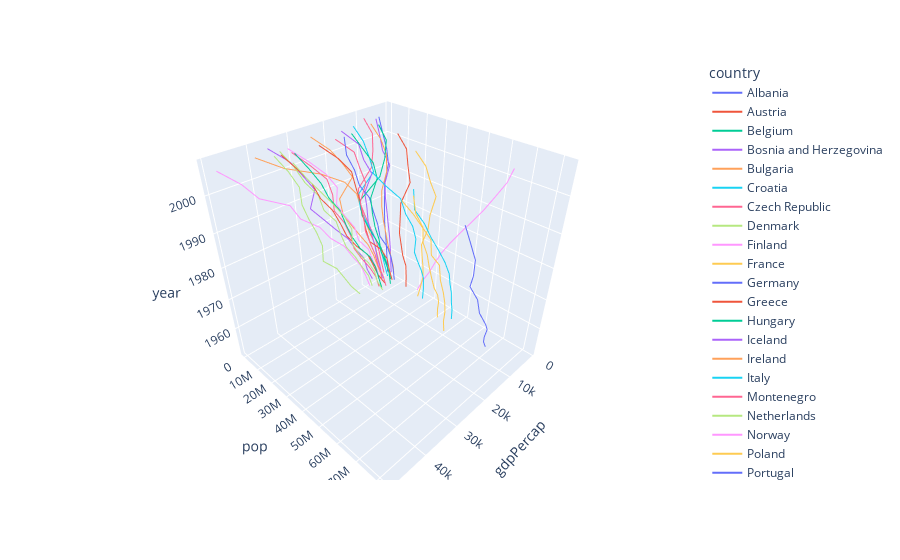

Notebook code for this chart:
### Code cell
df = px.data.gapminder().query("continent=='Europe'")
fig = px.line_3d(df, x="gdpPercap", y="pop", z="year", color='country')
fig.show()

### Figure 1 — Plotly figure (JSON) as saved in the notebook; plotly's stock layout.template omitted (floating-point values rounded to 4 significant figures)
{"data": [{"hovertemplate": "country=Albania<br>gdpPercap=%{x}<br>pop=%{y}<br>year=%{z}<extra></extra>", "legendgroup": "Albania", "line": {"color": "#636efa", "dash": "solid"}, "marker": {"symbol": "circle"}, "mode": "lines", "name": "Albania", "scene": "scene", "showlegend": true, "type": "scatter3d", "x": [1601.0, 1942.0, 2313.0, 2760.0, 3313.0, 3533.0, 3631.0, 3739.0, 2497.0, 3193.0, 4604.0, 5937.0], "y": [1282697, 1476505, 1728137, 1984060, 2263554, 2509048, 2780097, 3075321, 3326498, 3428038, 3508512, 3600523], "z": [1952, 1957, 1962, 1967, 1972, 1977, 1982, 1987, 1992, 1997, 2002, 2007]}, {"hovertemplate": "country=Austria<br>gdpPercap=%{x}<br>pop=%{y}<br>year=%{z}<extra></extra>", "legendgroup": "Austria", "line": {"color": "#EF553B", "dash": "solid"}, "marker": {"symbol": "circle"}, "mode": "lines", "name": "Austria", "scene": "scene", "showlegend": true, "type": "scatter3d", "x": [6137.0, 8843.0, 10750.0, 12830.0, 16660.0, 19750.0, 21600.0, 23690.0, 27040.0, 29100.0, 32420.0, 36130.0], "y": [6927772, 6965860, 7129864, 7376998, 7544201, 7568430, 7574613, 7578903, 7914969, 8069876, 8148312, 8199783], "z": [1952, 1957, 1962, 1967, 1972, 1977, 1982, 1987, 1992, 1997, 2002, 2007]}, {"hovertemplate": "country=Belgium<br>gdpPercap=%{x}<br>pop=%{y}<br>year=%{z}<extra></extra>", "legendgroup": "Belgium", "line": {"color": "#00cc96", "dash": "solid"}, "marker": {"symbol": "circle"}, "mode": "lines", "name": "Belgium", "scene": "scene", "showlegend": true, "type": "scatter3d", "x": [8343.0, 9715.0, 10990.0, 13150.0, 16670.0, 19120.0, 20980.0, 22530.0, 25580.0, 27560.0, 30490.0, 33690.0], "y": [8730405, 8989111, 9218400, 9556500, 9709100, 9821800, 9856303, 9870200, 10045622, 10199787, 10311970, 10392226], "z": [1952, 1957, 1962, 1967, 1972, 1977, 1982, 1987, 1992, 1997, 2002, 2007]}, {"hovertemplate": "country=Bosnia and Herzegovina<br>gdpPercap=%{x}<br>pop=%{y}<br>year=%{z}<extra></extra>", "legendgroup": "Bosnia and Herzegovina", "line": {"color": "#ab63fa", "dash": "solid"}, "marker": {"symbol": "circle"}, "mode": "lines", "name": "Bosnia and Herzegovina", "scene": "scene", "showlegend": true, "type": "scatter3d", "x": [973.5, 1354.0, 1710.0, 2172.0, 2860.0, 3528.0, 4127.0, 4314.0, 2547.0, 4766.0, 6019.0, 7446.0], "y": [2791000, 3076000, 3349000, 3585000, 3819000, 4086000, 4172693, 4338977, 4256013, 3607000, 4165416, 4552198], "z": [1952, 1957, 1962, 1967, 1972, 1977, 1982, 1987, 1992, 1997, 2002, 2007]}, {"hovertemplate": "country=Bulgaria<br>gdpPercap=%{x}<br>pop=%{y}<br>year=%{z}<extra></extra>", "legendgroup": "Bulgaria", "line": {"color": "#FFA15A", "dash": "solid"}, "marker": {"symbol": "circle"}, "mode": "lines", "name": "Bulgaria", "scene": "scene", "showlegend": true, "type": "scatter3d", "x": [2444.0, 3009.0, 4254.0, 5577.0, 6597.0, 7612.0, 8224.0, 8240.0, 6303.0, 5970.0, 7697.0, 10680.0], "y": [7274900, 7651254, 8012946, 8310226, 8576200, 8797022, 8892098, 8971958, 8658506, 8066057, 7661799, 7322858], "z": [1952, 1957, 1962, 1967, 1972, 1977, 1982, 1987, 1992, 1997, 2002, 2007]}, {"hovertemplate": "country=Croatia<br>gdpPercap=%{x}<br>pop=%{y}<br>year=%{z}<extra></extra>", "legendgroup": "Croatia", "line": {"color": "#19d3f3", "dash": "solid"}, "marker": {"symbol": "circle"}, "mode": "lines", "name": "Croatia", "scene": "scene", "showlegend": true, "type": "scatter3d", "x": [3119.0, 4338.0, 5478.0, 6960.0, 9164.0, 11310.0, 13220.0, 13820.0, 8448.0, 9876.0, 11630.0, 14620.0], "y": [3882229, 3991242, 4076557, 4174366, 4225310, 4318673, 4413368, 4484310, 4494013, 4444595, 4481020, 4493312], "z": [1952, 1957, 1962, 1967, 1972, 1977, 1982, 1987, 1992, 1997, 2002, 2007]}, {"hovertemplate": "country=Czech Republic<br>gdpPercap=%{x}<br>pop=%{y}<br>year=%{z}<extra></extra>", "legendgroup": "Czech Republic", "line": {"color": "#FF6692", "dash": "solid"}, "marker": {"symbol": "circle"}, "mode": "lines", "name": "Czech Republic", "scene": "scene", "showlegend": true, "type": "scatter3d", "x": [6876.0, 8256.0, 10140.0, 11400.0, 13110.0, 14800.0, 15380.0, 16310.0, 14300.0, 16050.0, 17600.0, 22830.0], "y": [9125183, 9513758, 9620282, 9835109, 9862158, 10161915, 10303704, 10311597, 10315702, 10300707, 10256295, 10228744], "z": [1952, 1957, 1962, 1967, 1972, 1977, 1982, 1987, 1992, 1997, 2002, 2007]}, {"hovertemplate": "country=Denmark<br>gdpPercap=%{x}<br>pop=%{y}<br>year=%{z}<extra></extra>", "legendgroup": "Denmark", "line": {"color": "#B6E880", "dash": "solid"}, "marker": {"symbol": "circle"}, "mode": "lines", "name": "Denmark", "scene": "scene", "showlegend": true, "type": "scatter3d", "x": [9692.0, 11100.0, 13580.0, 15940.0, 18870.0, 20420.0, 21690.0, 25120.0, 26410.0, 29800.0, 32170.0, 35280.0], "y": [4334000, 4487831, 4646899, 4838800, 4991596, 5088419, 5117810, 5127024, 5171393, 5283663, 5374693, 5468120], "z": [1952, 1957, 1962, 1967, 1972, 1977, 1982, 1987, 1992, 1997, 2002, 2007]}, {"hovertemplate": "country=Finland<br>gdpPercap=%{x}<br>pop=%{y}<br>year=%{z}<extra></extra>", "legendgroup": "Finland", "line": {"color": "#FF97FF", "dash": "solid"}, "marker": {"symbol": "circle"}, "mode": "lines", "name": "Finland", "scene": "scene", "showlegend": true, "type": "scatter3d", "x": [6425.0, 7545.0, 9372.0, 10920.0, 14360.0, 15610.0, 18530.0, 21140.0, 20650.0, 23720.0, 28200.0, 33210.0], "y": [4090500, 4324000, 4491443, 4605744, 4639657, 4738902, 4826933, 4931729, 5041039, 5134406, 5193039, 5238460], "z": [1952, 1957, 1962, 1967, 1972, 1977, 1982, 1987, 1992, 1997, 2002, 2007]}, {"hovertemplate": "country=France<br>gdpPercap=%{x}<br>pop=%{y}<br>year=%{z}<extra></extra>", "legendgroup": "France", "line": {"color": "#FECB52", "dash": "solid"}, "marker": {"symbol": "circle"}, "mode": "lines", "name": "France", "scene": "scene", "showlegend": true, "type": "scatter3d", "x": [7030.0, 8663.0, 10560.0, 13000.0, 16110.0, 18290.0, 20290.0, 22070.0, 24700.0, 25890.0, 28930.0, 30470.0], "y": [42459667, 44310863, 47124000, 49569000, 51732000, 53165019, 54433565, 55630100, 57374179, 58623428, 59925035, 61083916], "z": [1952, 1957, 1962, 1967, 1972, 1977, 1982, 1987, 1992, 1997, 2002, 2007]}, {"hovertemplate": "country=Germany<br>gdpPercap=%{x}<br>pop=%{y}<br>year=%{z}<extra></extra>", "legendgroup": "Germany", "line": {"color": "#636efa", "dash": "solid"}, "marker": {"symbol": "circle"}, "mode": "lines", "name": "Germany", "scene": "scene", "showlegend": true, "type": "scatter3d", "x": [7144.0, 10190.0, 12900.0, 14750.0, 18020.0, 20510.0, 22030.0, 24640.0, 26510.0, 27790.0, 30040.0, 32170.0], "y": [69145952, 71019069, 73739117, 76368453, 78717088, 78160773, 78335266, 77718298, 80597764, 82011073, 82350671, 82400996], "z": [1952, 1957, 1962, 1967, 1972, 1977, 1982, 1987, 1992, 1997, 2002, 2007]}, {"hovertemplate": "country=Greece<br>gdpPercap=%{x}<br>pop=%{y}<br>year=%{z}<extra></extra>", "legendgroup": "Greece", "line": {"color": "#EF553B", "dash": "solid"}, "marker": {"symbol": "circle"}, "mode": "lines", "name": "Greece", "scene": "scene", "showlegend": true, "type": "scatter3d", "x": [3531.0, 4916.0, 6017.0, 8513.0, 12720.0, 14200.0, 15270.0, 16120.0, 17540.0, 18750.0, 22510.0, 27540.0], "y": [7733250, 8096218, 8448233, 8716441, 8888628, 9308479, 9786480, 9974490, 10325429, 10502372, 10603863, 10706290], "z": [1952, 1957, 1962, 1967, 1972, 1977, 1982, 1987, 1992, 1997, 2002, 2007]}, {"hovertemplate": "country=Hungary<br>gdpPercap=%{x}<br>pop=%{y}<br>year=%{z}<extra></extra>", "legendgroup": "Hungary", "line": {"color": "#00cc96", "dash": "solid"}, "marker": {"symbol": "circle"}, "mode": "lines", "name": "Hungary", "scene": "scene", "showlegend": true, "type": "scatter3d", "x": [5264.0, 6040.0, 7550.0, 9327.0, 10170.0, 11670.0, 12550.0, 12990.0, 10540.0, 11710.0, 14840.0, 18010.0], "y": [9504000, 9839000, 10063000, 10223422, 10394091, 10637171, 10705535, 10612740, 10348684, 10244684, 10083313, 9956108], "z": [1952, 1957, 1962, 1967, 1972, 1977, 1982, 1987, 1992, 1997, 2002, 2007]}, {"hovertemplate": "country=Iceland<br>gdpPercap=%{x}<br>pop=%{y}<br>year=%{z}<extra></extra>", "legendgroup": "Iceland", "line": {"color": "#ab63fa", "dash": "solid"}, "marker": {"symbol": "circle"}, "mode": "lines", "name": "Iceland", "scene": "scene", "showlegend": true, "type": "scatter3d", "x": [7268.0, 9244.0, 10350.0, 13320.0, 15800.0, 19650.0, 23270.0, 26920.0, 25140.0, 28060.0, 31160.0, 36180.0], "y": [147962, 165110, 182053, 198676, 209275, 221823, 233997, 244676, 259012, 271192, 288030, 301931], "z": [1952, 1957, 1962, 1967, 1972, 1977, 1982, 1987, 1992, 1997, 2002, 2007]}, {"hovertemplate": "country=Ireland<br>gdpPercap=%{x}<br>pop=%{y}<br>year=%{z}<extra></extra>", "legendgroup": "Ireland", "line": {"color": "#FFA15A", "dash": "solid"}, "marker": {"symbol": "circle"}, "mode": "lines", "name": "Ireland", "scene": "scene", "showlegend": true, "type": "scatter3d", "x": [5210.0, 5599.0, 6632.0, 7656.0, 9531.0, 11150.0, 12620.0, 13870.0, 17560.0, 24520.0, 34080.0, 40680.0], "y": [2952156, 2878220, 2830000, 2900100, 3024400, 3271900, 3480000, 3539900, 3557761, 3667233, 3879155, 4109086], "z": [1952, 1957, 1962, 1967, 1972, 1977, 1982, 1987, 1992, 1997, 2002, 2007]}, {"hovertemplate": "country=Italy<br>gdpPercap=%{x}<br>pop=%{y}<br>year=%{z}<extra></extra>", "legendgroup": "Italy", "line": {"color": "#19d3f3", "dash": "solid"}, "marker": {"symbol": "circle"}, "mode": "lines", "name": "Italy", "scene": "scene", "showlegend": true, "type": "scatter3d", "x": [4931.0, 6249.0, 8244.0, 10020.0, 12270.0, 14260.0, 16540.0, 19210.0, 22010.0, 24680.0, 27970.0, 28570.0], "y": [47666000, 49182000, 50843200, 52667100, 54365564, 56059245, 56535636, 56729703, 56840847, 57479469, 57926999, 58147733], "z": [1952, 1957, 1962, 1967, 1972, 1977, 1982, 1987, 1992, 1997, 2002, 2007]}, {"hovertemplate": "country=Montenegro<br>gdpPercap=%{x}<br>pop=%{y}<br>year=%{z}<extra></extra>", "legendgroup": "Montenegro", "line": {"color": "#FF6692", "dash": "solid"}, "marker": {"symbol": "circle"}, "mode": "lines", "name": "Montenegro", "scene": "scene", "showlegend": true, "type": "scatter3d", "x": [2648.0, 3682.0, 4650.0, 5908.0, 7778.0, 9596.0, 11220.0, 11730.0, 7003.0, 6466.0, 6557.0, 9254.0], "y": [413834, 442829, 474528, 501035, 527678, 560073, 562548, 569473, 621621, 692651, 720230, 684736], "z": [1952, 1957, 1962, 1967, 1972, 1977, 1982, 1987, 1992, 1997, 2002, 2007]}, {"hovertemplate": "country=Netherlands<br>gdpPercap=%{x}<br>pop=%{y}<br>year=%{z}<extra></extra>", "legendgroup": "Netherlands", "line": {"color": "#B6E880", "dash": "solid"}, "marker": {"symbol": "circle"}, "mode": "lines", "name": "Netherlands", "scene": "scene", "showlegend": true, "type": "scatter3d", "x": [8942.0, 11280.0, 12790.0, 15360.0, 18790.0, 21210.0, 21400.0, 23650.0, 26790.0, 30250.0, 33720.0, 36800.0], "y": [10381988, 11026383, 11805689, 12596822, 13329874, 13852989, 14310401, 14665278, 15174244, 15604464, 16122830, 16570613], "z": [1952, 1957, 1962, 1967, 1972, 1977, 1982, 1987, 1992, 1997, 2002, 2007]}, {"hovertemplate": "country=Norway<br>gdpPercap=%{x}<br>pop=%{y}<br>year=%{z}<extra></extra>", "legendgroup": "Norway", "line": {"color": "#FF97FF", "dash": "solid"}, "marker": {"symbol": "circle"}, "mode": "lines", "name": "Norway", "scene": "scene", "showlegend": true, "type": "scatter3d", "x": [10100.0, 11650.0, 13450.0, 16360.0, 18970.0, 23310.0, 26300.0, 31540.0, 33970.0, 41280.0, 44680.0, 49360.0], "y": [3327728, 3491938, 3638919, 3786019, 3933004, 4043205, 4114787, 4186147, 4286357, 4405672, 4535591, 4627926], "z": [1952, 1957, 1962, 1967, 1972, 1977, 1982, 1987, 1992, 1997, 2002, 2007]}, {"hovertemplate": "country=Poland<br>gdpPercap=%{x}<br>pop=%{y}<br>year=%{z}<extra></extra>", "legendgroup": "Poland", "line": {"color": "#FECB52", "dash": "solid"}, "marker": {"symbol": "circle"}, "mode": "lines", "name": "Poland", "scene": "scene", "showlegend": true, "type": "scatter3d", "x": [4029.0, 4734.0, 5339.0, 6557.0, 8007.0, 9508.0, 8452.0, 9082.0, 7739.0, 10160.0, 12000.0, 15390.0], "y": [25730551, 28235346, 30329617, 31785378, 33039545, 34621254, 36227381, 37740710, 38370697, 38654957, 38625976, 38518241], "z": [1952, 1957, 1962, 1967, 1972, 1977, 1982, 1987, 1992, 1997, 2002, 2007]}, {"hovertemplate": "country=Portugal<br>gdpPercap=%{x}<br>pop=%{y}<br>year=%{z}<extra></extra>", "legendgroup": "Portugal", "line": {"color": "#636efa", "dash": "solid"}, "marker": {"symbol": "circle"}, "mode": "lines", "name": "Portugal", "scene": "scene", "showlegend": true, "type": "scatter3d", "x": [3068.0, 3775.0, 4728.0, 6362.0, 9022.0, 10170.0, 11750.0, 13040.0, 16210.0, 17640.0, 19970.0, 20510.0], "y": [8526050, 8817650, 9019800, 9103000, 8970450, 9662600, 9859650, 9915289, 9927680, 10156415, 10433867, 10642836], "z": [1952, 1957, 1962, 1967, 1972, 1977, 1982, 1987, 1992, 1997, 2002, 2007]}, {"hovertemplate": "country=Romania<br>gdpPercap=%{x}<br>pop=%{y}<br>year=%{z}<extra></extra>", "legendgroup": "Romania", "line": {"color": "#EF553B", "dash": "solid"}, "marker": {"symbol": "circle"}, "mode": "lines", "name": "Romania", "scene": "scene", "showlegend": true, "type": "scatter3d", "x": [3145.0, 3943.0, 4735.0, 6471.0, 8011.0, 9356.0, 9605.0, 9696.0, 6598.0, 7347.0, 7885.0, 10810.0], "y": [16630000, 17829327, 18680721, 19284814, 20662648, 21658597, 22356726, 22686371, 22797027, 22562458, 22404337, 22276056], "z": [1952, 1957, 1962, 1967, 1972, 1977, 1982, 1987, 1992, 1997, 2002, 2007]}, {"hovertemplate": "country=Serbia<br>gdpPercap=%{x}<br>pop=%{y}<br>year=%{z}<extra></extra>", "legendgroup": "Serbia", "line": {"color": "#00cc96", "dash": "solid"}, "marker": {"symbol": "circle"}, "mode": "lines", "name": "Serbia", "scene": "scene", "showlegend": true, "type": "scatter3d", "x": [3581.0, 4981.0, 6290.0, 7992.0, 10520.0, 12980.0, 15180.0, 15870.0, 9325.0, 7914.0, 7236.0, 9787.0], "y": [6860147, 7271135, 7616060, 7971222, 8313288, 8686367, 9032824, 9230783, 9826397, 10336594, 10111559, 10150265], "z": [1952, 1957, 1962, 1967, 1972, 1977, 1982, 1987, 1992, 1997, 2002, 2007]}, {"hovertemplate": "country=Slovak Republic<br>gdpPercap=%{x}<br>pop=%{y}<br>year=%{z}<extra></extra>", "legendgroup": "Slovak Republic", "line": {"color": "#ab63fa", "dash": "solid"}, "marker": {"symbol": "circle"}, "mode": "lines", "name": "Slovak Republic", "scene": "scene", "showlegend": true, "type": "scatter3d", "x": [5075.0, 6093.0, 7481.0, 8413.0, 9674.0, 10920.0, 11350.0, 12040.0, 9498.0, 12130.0, 13640.0, 18680.0], "y": [3558137, 3844277, 4237384, 4442238, 4593433, 4827803, 5048043, 5199318, 5302888, 5383010, 5410052, 5447502], "z": [1952, 1957, 1962, 1967, 1972, 1977, 1982, 1987, 1992, 1997, 2002, 2007]}, {"hovertemplate": "country=Slovenia<br>gdpPercap=%{x}<br>pop=%{y}<br>year=%{z}<extra></extra>", "legendgroup": "Slovenia", "line": {"color": "#FFA15A", "dash": "solid"}, "marker": {"symbol": "circle"}, "mode": "lines", "name": "Slovenia", "scene": "scene", "showlegend": true, "type": "scatter3d", "x": [4215.0, 5862.0, 7402.0, 9405.0, 12380.0, 15280.0, 17870.0, 18680.0, 14210.0, 17160.0, 20660.0, 25770.0], "y": [1489518, 1533070, 1582962, 1646912, 1694510, 1746919, 1861252, 1945870, 1999210, 2011612, 2011497, 2009245], "z": [1952, 1957, 1962, 1967, 1972, 1977, 1982, 1987, 1992, 1997, 2002, 2007]}, {"hovertemplate": "country=Spain<br>gdpPercap=%{x}<br>pop=%{y}<br>year=%{z}<extra></extra>", "legendgroup": "Spain", "line": {"color": "#19d3f3", "dash": "solid"}, "marker": {"symbol": "circle"}, "mode": "lines", "name": "Spain", "scene": "scene", "showlegend": true, "type": "scatter3d", "x": [3834.0, 4565.0, 5694.0, 7994.0, 10640.0, 13240.0, 13930.0, 15760.0, 18600.0, 20450.0, 24840.0, 28820.0], "y": [28549870, 29841614, 31158061, 32850275, 34513161, 36439000, 37983310, 38880702, 39549438, 39855442, 40152517, 40448191], "z": [1952, 1957, 1962, 1967, 1972, 1977, 1982, 1987, 1992, 1997, 2002, 2007]}, {"hovertemplate": "country=Sweden<br>gdpPercap=%{x}<br>pop=%{y}<br>year=%{z}<extra></extra>", "legendgroup": "Sweden", "line": {"color": "#FF6692", "dash": "solid"}, "marker": {"symbol": "circle"}, "mode": "lines", "name": "Sweden", "scene": "scene", "showlegend": true, "type": "scatter3d", "x": [8528.0, 9912.0, 12330.0, 15260.0, 17830.0, 18860.0, 20670.0, 23590.0, 23880.0, 25270.0, 29340.0, 33860.0], "y": [7124673, 7363802, 7561588, 7867931, 8122293, 8251648, 8325260, 8421403, 8718867, 8897619, 8954175, 9031088], "z": [1952, 1957, 1962, 1967, 1972, 1977, 1982, 1987, 1992, 1997, 2002, 2007]}, {"hovertemplate": "country=Switzerland<br>gdpPercap=%{x}<br>pop=%{y}<br>year=%{z}<extra></extra>", "legendgroup": "Switzerland", "line": {"color": "#B6E880", "dash": "solid"}, "marker": {"symbol": "circle"}, "mode": "lines", "name": "Switzerland", "scene": "scene", "showlegend": true, "type": "scatter3d", "x": [14730.0, 17910.0, 20430.0, 22970.0, 27200.0, 26980.0, 28400.0, 30280.0, 31870.0, 32140.0, 34480.0, 37510.0], "y": [4815000, 5126000, 5666000, 6063000, 6401400, 6316424, 6468126, 6649942, 6995447, 7193761, 7361757, 7554661], "z": [1952, 1957, 1962, 1967, 1972, 1977, 1982, 1987, 1992, 1997, 2002, 2007]}, {"hovertemplate": "country=Turkey<br>gdpPercap=%{x}<br>pop=%{y}<br>year=%{z}<extra></extra>", "legendgroup": "Turkey", "line": {"color": "#FF97FF", "dash": "solid"}, "marker": {"symbol": "circle"}, "mode": "lines", "name": "Turkey", "scene": "scene", "showlegend": true, "type": "scatter3d", "x": [1969.0, 2219.0, 2323.0, 2826.0, 3451.0, 4269.0, 4241.0, 5089.0, 5678.0, 6601.0, 6508.0, 8458.0], "y": [22235677, 25670939, 29788695, 33411317, 37492953, 42404033, 47328791, 52881328, 58179144, 63047647, 67308928, 71158647], "z": [1952, 1957, 1962, 1967, 1972, 1977, 1982, 1987, 1992, 1997, 2002, 2007]}, {"hovertemplate": "country=United Kingdom<br>gdpPercap=%{x}<br>pop=%{y}<br>year=%{z}<extra></extra>", "legendgroup": "United Kingdom", "line": {"color": "#FECB52", "dash": "solid"}, "marker": {"symbol": "circle"}, "mode": "lines", "name": "United Kingdom", "scene": "scene", "showlegend": true, "type": "scatter3d", "x": [9980.0, 11280.0, 12480.0, 14140.0, 15900.0, 17430.0, 18230.0, 21660.0, 22710.0, 26070.0, 29480.0, 33200.0], "y": [50430000, 51430000, 53292000, 54959000, 56079000, 56179000, 56339704, 56981620, 57866349, 58808266, 59912431, 60776238], "z": [1952, 1957, 1962, 1967, 1972, 1977, 1982, 1987, 1992, 1997, 2002, 2007]}], "layout": {"legend": {"title": {"text": "country"}, "tracegroupgap": 0}, "margin": {"t": 60}, "scene": {"domain": {"x": [0, 1], "y": [0, 1]}, "xaxis": {"title": {"text": "gdpPercap"}}, "yaxis": {"title": {"text": "pop"}}, "zaxis": {"title": {"text": "year"}}}}}
